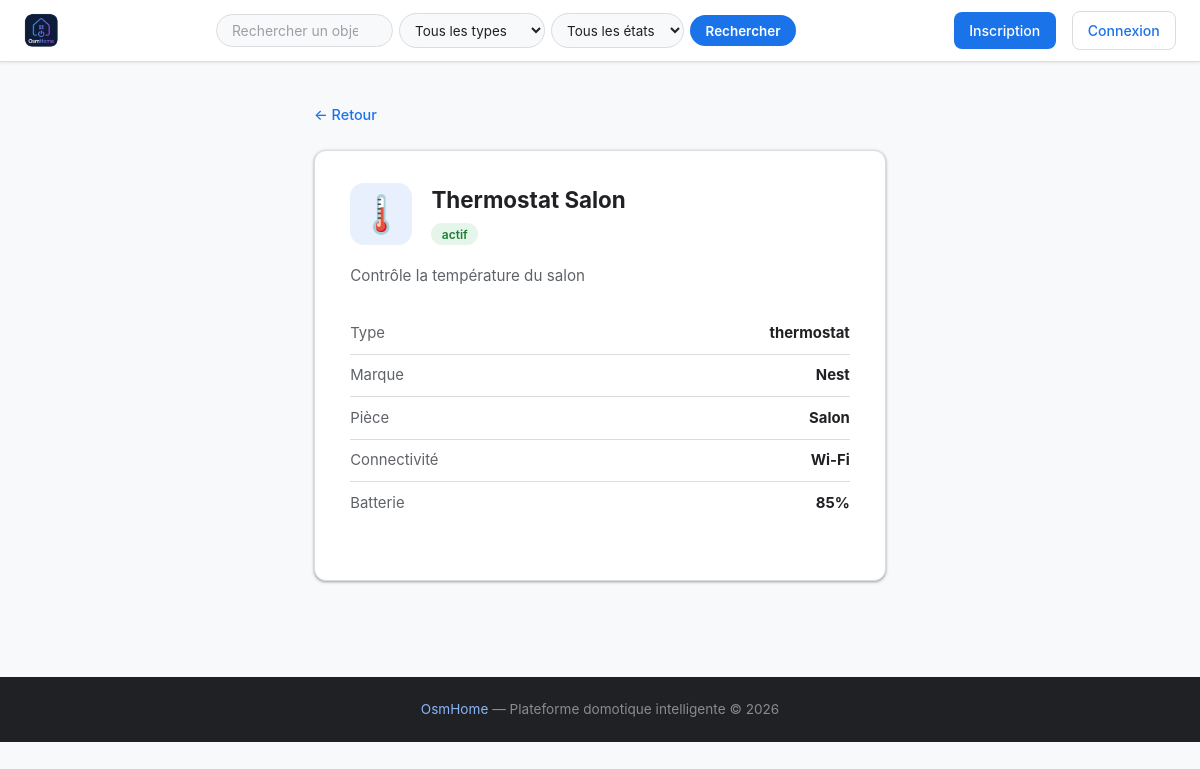
/objet/1, run on the app's committed database.
### tables this page shows
CREATE TABLE objets_connectes (
            id INTEGER PRIMARY KEY AUTOINCREMENT,
            nom TEXT,
            description TEXT,
            type TEXT,
            marque TEXT,
            etat TEXT DEFAULT 'actif',
            connectivite TEXT,
            batterie INTEGER,
            piece TEXT
        );

### main.py (the view)
@app.route('/objet/<int:objet_id>')
def objet_detail(objet_id):
    objet = utils.getObjet(objet_id)
    if not objet:
        flask.abort(404)
    return flask.render_template('objet.html', user=flask.session.get('username'), objet=objet)

### main.py (called while the page is built)
@app.context_processor
def inject_types():
    try:
        return {'types': utils.getTypes()}
    except:
        return {'types': []}

### utils.py (called while the page is built)
def openDB() -> sqlite3.Connection:
    if 'db' not in flask.g:
        flask.g.db = sqlite3.connect(BASE)
        flask.g.db.row_factory = sqlite3.Row
    return flask.g.db

def closeDB(_ = None):
    db = flask.g.pop("db", None)
    if db is not None:
        db.close()

def getTypes() -> list:
    db = openDB()
    rows = db.execute('SELECT DISTINCT type FROM objets_connectes ORDER BY type').fetchall()
    return [row['type'] for row in rows]

def getObjet(objet_id: int):
    db = openDB()
    return db.execute('SELECT * FROM objets_connectes WHERE id = ?', (objet_id,)).fetchone()

### templates/objet.html (shortened to what this page needs)
{% extends 'base.html' %}
{% block content %}
<div class="objet-detail-page">
    <a href="javascript:history.back()" class="objet-detail-back">← Retour</a>
    <div class="objet-detail-card">
        <div class="objet-detail-top">
            <div class="objet-icon objet-icon--lg" aria-label="{{ objet['type'] }}">
                {% if objet['type'] == 'thermostat' %}🌡️
                {% elif objet['type'] == 'caméra' %}📷
                {% elif objet['type'] == 'éclairage' %}💡
                {% elif objet['type'] == 'serrure' %}🔒
                {% elif objet['type'] == 'capteur' %}📡
                {% elif objet['type'] == 'aspirateur' %}🤖
                {% elif objet['type'] == 'électroménager' %}🏠
                {% elif objet['type'] == 'volet' %}🪟
                {% elif objet['type'] == 'montre' %}⌚
                {% elif objet['type'] == 'énergie' %}⚡
                {% else %}📦{% endif %}
            </div>
            <div>
                <h1 class="objet-detail-nom">{{ objet['nom'] }}</h1>
                <span class="objet-etat {{ 'etat-actif' if objet['etat'] == 'actif' else 'etat-inactif' }}">
                    {{ objet['etat'] }}
                </span>
            </div>
        </div>
        <p class="objet-detail-description">{{ objet['description'] }}</p>
        <ul class="objet-detail-infos">
            <li><span>Type</span><strong>{{ objet['type'] }}</strong></li>
            <li><span>Marque</span><strong>{{ objet['marque'] }}</strong></li>
            {% if objet['piece'] %}
            <li><span>Pièce</span><strong>{{ objet['piece'] }}</strong></li>
            {% endif %}
            <li><span>Connectivité</span><strong>{{ objet['connectivite'] }}</strong></li>
            {% if objet['batterie'] %}
            <li><span>Batterie</span><strong>{{ objet['batterie'] }}%</strong></li>
            {% endif %}
        </ul>
    </div>
</div>
{% endblock %}

### static/css/style.css (style rules this page uses)
:root { --bg: #f8f9fa; --surface: #ffffff; --dark: #202124; --dark-2: #1c2131; --primary: #1a73e8; --primary-hover: #1558c0; --primary-light: #e8f0fe; --accent: #1a73e8; --accent-2: #34a853; --muted: #5f6368; --white: #ffffff; --border: #dadce0; --shadow: 0 1px 2px rgba(60,64,67,.30), 0 1px 3px 1px rgba(60,64,67,.15); --shadow-md: 0 4px 8px rgba(60,64,67,.20), 0 2px 4px rgba(60,64,67,.10); --radius: 8px; --radius-sm: 4px; --radius-lg: 12px; --danger: #ea4335; --cream: #f8f9fa; }
* { margin: 0; padding: 0; box-sizing: border-box; }
html, body { min-height: 100%; }
body { font-family: 'Google Sans', 'Inter', system-ui, -apple-system, BlinkMacSystemFont, 'Segoe UI', Roboto, sans-serif; background: var(--bg); color: var(--dark); line-height: 1.5; }
a { color: inherit; text-decoration: none; }
h1, h2, h3, h4, h5 { color: var(--dark); margin-bottom: 0.5rem; font-weight: 600; }
p { color: var(--muted); margin-bottom: 1rem; }
.objet-icon { width: 46px; height: 46px; border-radius: 10px; background: var(--primary-light); display: flex; align-items: center; justify-content: center; font-size: 1.35rem; }
.objet-etat { padding: 0.22rem 0.65rem; border-radius: 999px; font-size: 0.75rem; font-weight: 600; }
.etat-actif { background: rgba(52,168,83,0.12); color: #1e7e34; }
.objet-detail-page { max-width: 620px; margin: 2.5rem auto; padding: 0 1.5rem 3rem; }
.objet-detail-back { display: inline-block; margin-bottom: 1.5rem; color: var(--primary); font-size: 0.9rem; font-weight: 500; transition: opacity 0.15s; }
.objet-detail-card { background: var(--surface); border: 1px solid var(--border); border-radius: var(--radius-lg); box-shadow: var(--shadow); padding: 2rem 2.2rem; }
.objet-detail-top { display: flex; align-items: center; gap: 1.2rem; margin-bottom: 1.2rem; }
.objet-icon--lg { font-size: 2.3rem; width: 62px; height: 62px; border-radius: 14px; background: var(--primary-light); display: flex; align-items: center; justify-content: center; flex-shrink: 0; }
.objet-detail-nom { font-size: 1.4rem; font-weight: 700; margin-bottom: 0.25rem; }
.objet-detail-description { color: var(--muted); margin-bottom: 1.5rem; font-size: 0.95rem; line-height: 1.6; }
.objet-detail-infos { list-style: none; display: flex; flex-direction: column; gap: 0; margin-bottom: 1.5rem; }
.objet-detail-infos li { display: flex; justify-content: space-between; padding: 0.6rem 0; border-bottom: 1px solid var(--border); font-size: 0.93rem; }
.objet-detail-infos li:last-child { border-bottom: none; }
.objet-detail-infos li span { color: var(--muted); }

### data on the page
objets_connectes: nom "Thermostat Salon", etat "actif", description "Contrôle la température du salon", type "thermostat", marque "Nest", piece "Salon", connectivite "Wi-Fi", batterie "85"
